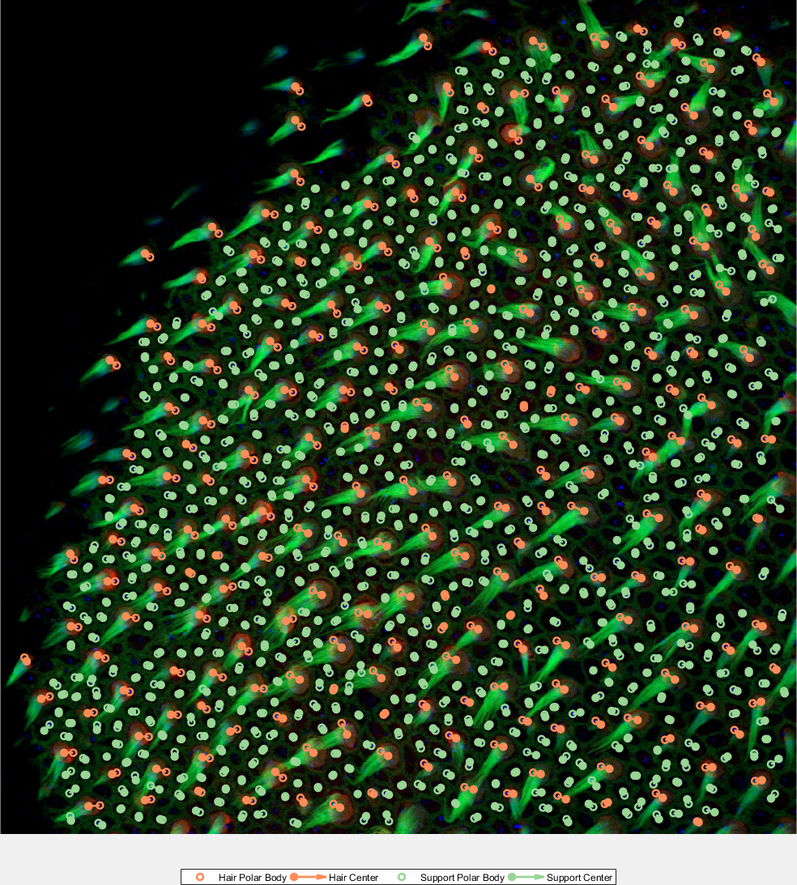
%> input picture Sourced Functions/export_fig/pdf.png, 797 x 885 px, shrunk from 984 x 1093 before the run
$ octave --eval "InvertAndSave;"   (GNU Octave 9; MATLAB toolbox functions it lacks are replaced by stand-ins)
%> lines starting %> are read from the running program, lines starting %| are printed output that depends on the picture
### Sourced Functions/uigetimages.m
function [ImArray,imfiles,impath] = uigetimages(varargin)
%UIGETIMAGES Select and load multiple images. Store as separate elements in
%cell array.
%   Detailed explanation goes here
% Default
if isempty(varargin)
    [imfile,impath] = uigetfile({'*.png;*.jpg;*.bmp*;*.mat'},'Multiselect','on');
else
    [imfile,impath] = uigetfile(varargin{:});
%> the answer given: export_fig/pdf.png
end
filedir = fullfile(impath,imfile);

[~,~,ext] = fileparts(filedir);
try
switch ext
    case '.mat'
        load(filedir);
        if exist('ims','var')
            ImArray = ims;
            imfiles{1} = imfile;
        else
            error('To import an image array you must load .mat file that stores the image array as a structure named ims');
        end
    otherwise
        if iscell(imfile)
            nIms = length(imfile);
            imfiles = imfile;
        else
            nIms = 1;
            imfiles{1}=imfile;
        end


        ImArray = cell(nIms,1);
        if nIms==1
            ImArray{1} = imread(fullfile(impath,imfile));
        else
            for k = 1:length(imfile)
                ImArray{k} = imread(fullfile(impath,imfile{k}));
            end
        end
end
catch
    ImArray = {0};
    imfiles = {0};
    impath = {0};
end
end

### Sourced Functions/InvertAndSave.m
function [] = InvertAndSave()
%UNTITLED10 Summary of this function goes here
%   Detailed explanation goes here

[im,imfile,impath] = uigetimages('*.bmp','Select Image to Invert');
%> im = 1 item; imfile = {'pdf.png'}; impath = 'export_fig/'

nf = figure;
imshow(imtile(im))
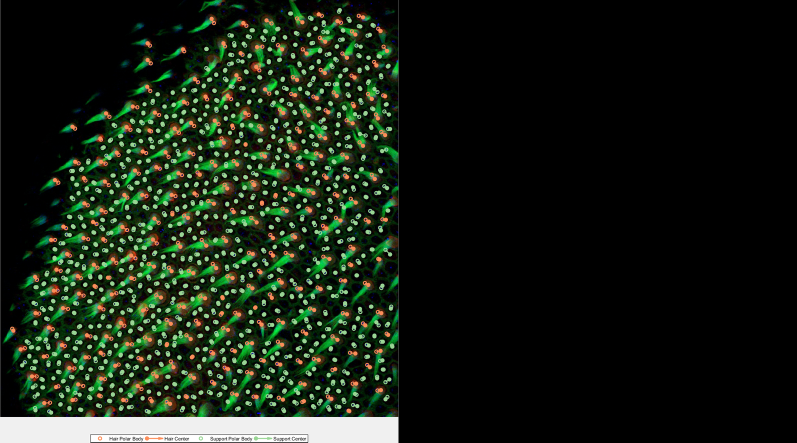
%> displayed picture: size 885x1594x3, on the screen's scale of 0 to 255 (shown at 1/2 size); mean R, G, B 22.7, 31.8, 19.6

answer = questdlg('Invert?', ...
	'Do Invert', ...
	'Yes','No','No');
%> the answer given: No

if strcmp(answer,'Yes')
        for k = 1:length(im)
        imout = ~im{k};
        imwrite(imout,[impath imfile{k}])
        end
end

close(nf)
end
